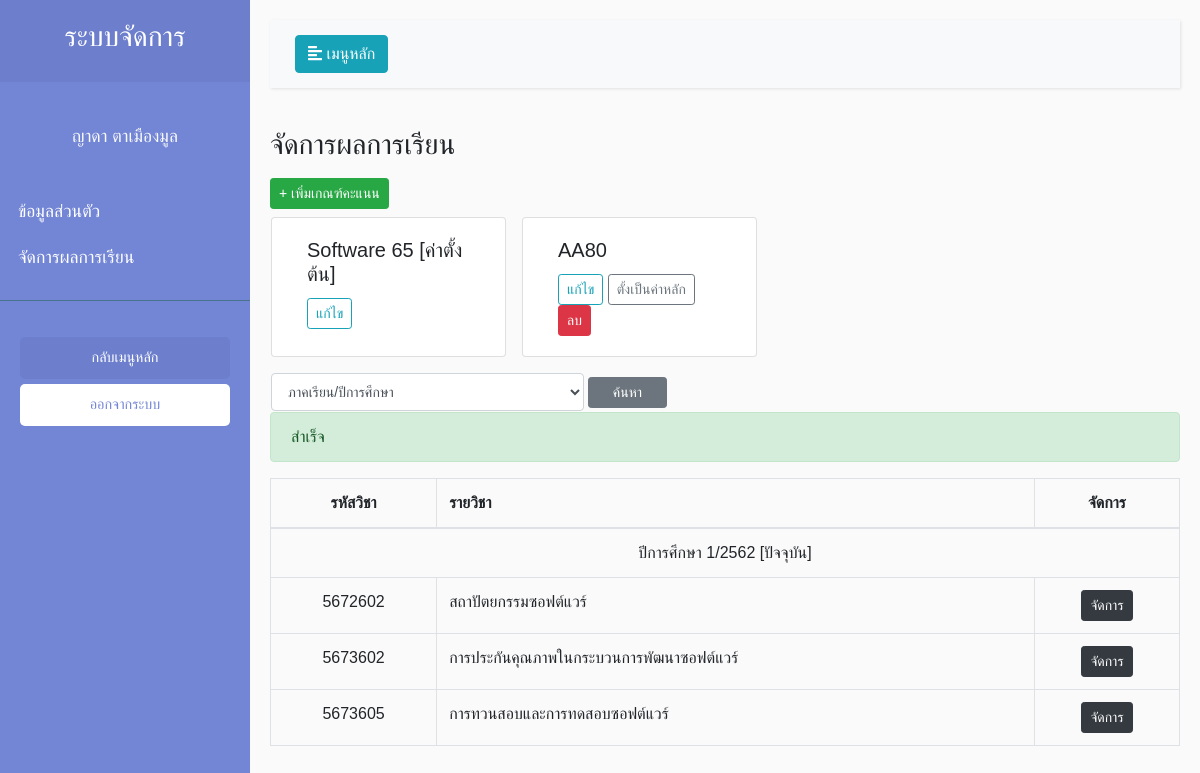
Page /view/setScore/SubjectList.php?susccess=1 (signed in) on the committed database.
### tables this page shows
CREATE TABLE `teacher_tb` (
  `tc_id` int(11) NOT NULL,
  `tc_code` varchar(255) NOT NULL,
  `tc_name` varchar(255) NOT NULL,
  `tc_idCard` varchar(255) NOT NULL,
  `tc_email` varchar(255) NOT NULL,
  `tc_date` date NOT NULL
);

CREATE TABLE `course_tb` (
  `Cos_id` int(11) NOT NULL,
  `Cos_term` varchar(255) NOT NULL,
  `Sub_Code` varchar(255) NOT NULL,
  `Teach_code` varchar(255) NOT NULL,
  `Cos_code` int(11) NOT NULL,
  `ctr_number` int(11) NOT NULL
);

CREATE TABLE `subject_tb` (
  `Sub_id` int(16) NOT NULL,
  `Sub_code` varchar(7) NOT NULL,
  `Sub_Name` varchar(255) NOT NULL,
  `Sub_Credit` varchar(10) NOT NULL
);

### view/setScore/SubjectList.php (the view, shortened to what this page needs)
<?php
include('../../model/connect.php');
    $checkCodeStr = substr($_SESSION['id'],0,5);
    $sql ="SELECT * FROM `teacher_tb`
    INNER JOIN course_tb
    ON teacher_tb.tc_code = course_tb.Teach_code
    WHERE teacher_tb.tc_code = '".$checkCodeStr."'";
    $query = $conn->query($sql);
    $result = $query -> FETCH_ASSOC();
    $name = $result['tc_name'];
$datePresent = date('Y') + 543;
$MoPresent = date('m') ;
if($MoPresent >= 6 AND $MoPresent <= 12){
    $txtTerm = "1/".$datePresent;
}
else{
    $txtTerm = "2/".$datePresent;
}
?>
<!DOCTYPE html>
<html>
<head>
    <link rel="stylesheet" href="https://stackpath.bootstrapcdn.com/bootstrap/4.1.0/css/bootstrap.min.css"
>
    <link rel="stylesheet" href="../../style/Style.css">
</head>
<body class="setfont">
    <div class="wrapper">
        <nav id="sidebar">
            <div class="sidebar-header">
                <h3 class="text-center">ระบบจัดการ</h3>
            </div>
            <p class="text-center text-light mt-3 setfont"><?php echo $name; ?> </p>
            <ul class="list-unstyled components pl-2">
            <?php if($_SESSION['Type_id'] == 1){ ?>
                <li>
                    <a href="">ข้อมูลส่วนตัว</a>
                </li>
                <li>
                    <a href="../managerPersonnel/ManagerPersonnel.php">จัดการบุคลากร</a>
                </li>
                <li>
                    <a href="../managerSubject/ManagerSubject.php">จัดการรายวิชา</a>
                </li>
                <li>
                    <a href="../managerProgram/ManagerProgram.php">จัดการแผนการสอน</a>
                </li>
            <?php } else{?>
                <li>
                    <a href="../main/Main.php">ข้อมูลส่วนตัว</a>
                </li>
                <li>
                    <a href=" ">จัดการผลการเรียน</a>
                </li>
            <?php } ?>
            </ul>
            <ul class="list-unstyled CTAs">
                <li>
                    <a href="../../index.php" class="article">กลับเมนูหลัก</a>
                </li>
                <li>
                    <a href="../../control/logout/Logout.php" class="download">ออกจากระบบ</a>
                </li>
            </ul>
        </nav>
        <div id="content">
<nav class="navbar navbar-expand-lg navbar-light bg-light">
    <div class="container-fluid">
        <button type="button" id="sidebarCollapse" class="btn btn-info">
            <i class="fas fa-align-left"></i>
            <span>เมนูหลัก</span>
        </button>
    </div>
</nav>
<h3>จัดการผลการเรียน</h3>
<a class="btn btn-success btn-sm mt-2" href="../criteria/SetCriteria.php">+ เพิ่มเกณฑ์คะแนน</a>
<div class="row">
<?php
$sqlcheck = "SELECT DISTINCT `ctr_number` FROM `criteria_tb`";
    $querycheck = $conn->query($sqlcheck);
    for($i = 1;$i<=$querycheck->num_rows;$i++){
?>
<div class="card mt-2 col-3 ml-3" style="width: 18rem;">
  <div class="card-body">
  <?php
    $sqlCriteria = "SELECT DISTINCT ctr_number,ctr_name FROM `criteria_tb` WHERE ctr_number = '".$i."'";
    $queryCriteria = $conn->query($sqlCriteria);
while($resultCriteria = $queryCriteria->FETCH_ASSOC()){
    ?>
    <h5 class="card-title">  <?php   if($i == 1){ echo $resultCriteria['ctr_name']." ".'[ค่าตั้งต้น]';}else{echo $resultCriteria['ctr_name'];} ?></h5>
    <a class="btn btn-outline-info btn-sm" href="../criteria/EditCriteria.php?CTID=<?php echo $i; ?>">แก้ไข</a>
<?php if($i != 1 ){?>
    <td><a class="btn btn-outline-secondary btn-sm" href="JavaScript:if(confirm('แน่ใจนะ ?') == true){window.location='../../control/criteria/SetMain.php?id=<?php echo $resultCriteria["ctr_number"];?>';}">ตั้งเป็นค่าหลัก</a></td>
<td><a class="btn btn-danger btn-sm" href="JavaScript:if(confirm('คุณแน่ใจแล้วใช่ไหม?') == true){window.location='../../control/criteria/Delcriterria.php?id=<?php echo $resultCriteria["ctr_number"];?>';}">ลบ</a></td>
<?php } ?>
<?php } ?>
  </div>
</div>
<?php } ?>
</div>
<form action="" method="GET">
<div class="row mt-3">
<select class="form-control col-form-label col-form-label-sm col-4 ml-3" name="txtkey" id="">
<option value="" >ภาคเรียน/ปีการศึกษา</option>
</select>
<button class="btn btn-secondary btn-sm m-1 col-1">ค้นหา</button>
</div>
</form>
            <?php if($_GET['susccess'] == 1){ ?>
<div class="alert alert-success" role="alert">
สำเร็จ
</div>
<?php }else if($_GET['susccess'] == 2) { ?>
<div class="alert alert-danger" role="alert">
มีบางอย่างผิดพลาด ลองอีกครั้ง
</div> <?php } ?>
<table class="table table-bordered mt-3 mx-auto">
    <thead>
        <tr>
            <th class="text-center" scope="col">รหัสวิชา</th>
            <th scope="col">รายวิชา</th>
            <th class="text-center" scope="col">จัดการ</th>
          </tr>
        </thead>
        <tbody>
            <tbody>
            <td colspan="3" class="text-center">ปีการศึกษา <?php if($_GET['txtkey']){echo $_GET['txtkey'];} else{echo $txtTerm." [ปัจจุบัน]";} ?></td>
                <tr>
                <?php
                if($_GET['txtkey'] != ""){
                    $sqlshow ="SELECT * FROM `teacher_tb`
                INNER JOIN course_tb
                ON teacher_tb.tc_code = course_tb.Teach_code
                INNER JOIN subject_tb
                ON subject_tb.Sub_code = course_tb.Sub_Code
                WHERE teacher_tb.tc_code = '".$checkCodeStr."' AND course_tb.Cos_term = '".$_GET['txtkey']."'";
                }
                else{
                    $sqlshow ="SELECT * FROM `teacher_tb`
                INNER JOIN course_tb
                ON teacher_tb.tc_code = course_tb.Teach_code
                INNER JOIN subject_tb
                ON subject_tb.Sub_code = course_tb.Sub_Code
                WHERE teacher_tb.tc_code = '".$checkCodeStr."' AND course_tb.Cos_term = '".$txtTerm."'";
                }
                $queryshow = $conn->query($sqlshow);
                while($row = $queryshow->fetch_assoc()){ ?>
                  <td class="text-center"><?php echo $row['Sub_Code']; ?></td>
                  <td><?php echo $row['Sub_Name']; ?></td>
                  <td class="text-center"><a class="btn btn-dark btn-sm" href="./ManagerGrade.php?SJ_ID=<?php echo $row['Sub_Code']; ?>">จัดการ</a></td>
                </tr>
                <?php } ?>
              </tbody>
      </table>
</div>
</body>
</html>

### style/Style.css (style rules this page uses)
body { font-family: 'Kanit', sans-serif; }
.setfont { font-family: 'Kanit', sans-serif; }
body { font-family: 'Poppins', sans-serif; background: #fafafa; }
p { font-family: 'Poppins', sans-serif; font-size: 1.1em; font-weight: 300; line-height: 1.7em; color: #999; }
a, a:hover, a:focus { color: inherit; text-decoration: none; transition: all 0.3s; }
.navbar { padding: 15px 10px; background: #fff; border: none; border-radius: 0; margin-bottom: 40px; box-shadow: 1px 1px 3px rgba(0, 0, 0, 0.1); }
.wrapper { display: flex; width: 100%; align-items: stretch; }
#sidebar { min-width: 250px; max-width: 250px; background: #7386D5; color: #fff; transition: all 0.3s; }
#sidebar .sidebar-header { padding: 20px; background: #6d7fcc; }
#sidebar ul.components { padding: 20px 0; border-bottom: 1px solid #47748b; }
#sidebar ul li a { padding: 10px; font-size: 1.1em; display: block; }
ul.CTAs { padding: 20px; }
ul.CTAs a { text-align: center; font-size: 0.9em !important; display: block; border-radius: 5px; margin-bottom: 5px; }
a.download { background: #fff; color: #7386D5; }
a.article, a.article:hover { background: #6d7fcc !important; color: #fff !important; }
#content { width: 100%; padding: 20px; min-height: 100vh; transition: all 0.3s; }

### rows in the picture
teacher_tb: tc_name "ญาดา ตาเมืองมูล", course_tb.Sub_Code "5672602", subject_tb.Sub_Name "สถาปัตยกรรมซอฟต์แวร์", course_tb.Sub_Code "5673602", subject_tb.Sub_Name "การประกันคุณภาพในกระบวนการพัฒนาซอฟต์แวร์", course_tb.Sub_Code "5673605", subject_tb.Sub_Name "การทวนสอบและการทดสอบซอฟต์แวร์"

### other values in the picture
$resultCriteria['ctr_name'] "Software 65"
$resultCriteria['ctr_name'] "AA80"
